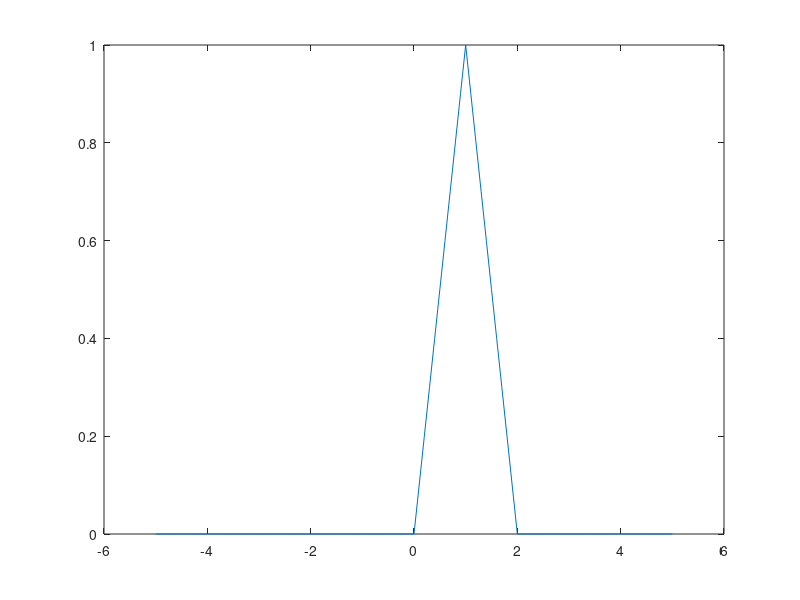

Write MATLAB code to recreate this figure. (Note: this script raises an error after producing the figure.)
%Belal Khan
%20PKB359
%GL9733

%% Q1 a)
y=randn(2,3,40,12);
x=y(:,:,1); %first page
z=y(:,:,:,1); %first chapter
whos
%% Q1 b)
y=randn(2,3,40,12);
m=y(:,:,:,1:4); %all pages chapter 1:4
n=y(:,:,1:20,5); %pages 1:20 of chapter 5
whos
%% Q1 c)
y=randn(2,3,40,12);
for a=1:10
 for b=3:5
   for c=1:2
      for d=1
      y(a,b,c,c)=exp(1);
      end
   end
 end
end
%% Q1 d)
y=randn(2,3,40,12);
for e=1:40
  for f=12
    for g=1:3
      for h=2
      try
        y(e,f,g,h) = ones(3,40);
        catch exception
        display(exception);
      end
      end
    end
  end
end
%% Q1 e)
y=randn(2,3,40,12);
for a=15
 for b=1
 for c=1:3
 for d=1:2
 try
 y(d,c,a,b) = eye(3);
 catch exception;
 display(exception);
 end
 end
 end
 end
end
%% Q2
Series=0;
for i=1:50
 y=1/(i)+1/((i+2)*(i+3));
 Series=Series+y;
end
disp(Series)
%% Q3
Hmatrix=zeros(8,8);
for i=1:8
 for j=1:8
 Hmatrix(i,j)=1/(i+j-1);
 end
end
disp(Hmatrix)
%% Q4
x1=-5:0.1:0;
y1=0*x1;
x2=0:0.1:1;
y2=x2;
x3=1:0.1:2;
y3=2-x3;
x4=2:0.1:5;
y4=0*x4;
x=[x1 x2 x3 x4];
fx=[y1 y2 y3 y4];
figure
plot(x,fx)
%% Q5
Tc = 25;
Tf = convtemp(Tc,'C','F')
%% Q6
Pc=4.46; %MPa
Vc=99; %cm^3/mol
Tc=190.6; %K
R=8.314; %J/mol*k
a=3*Pc*Vc^2;
b=Vc/3;
V=linspace(115,600,500);
T=linspace(140,250,500);
[m,n]=meshgrid(T,V);
P=R*T./(V-b)-(a./V.^2);
P=R*m./(n-b)-(a./n.^2);
surfc(m,n,P) %with this we plot 3D surface with contour
xlabel('V')
ylabel('T')
zlabel('P')
% At T=100K
P1=R*100./(V-b)-(a./V.^2);
% At T=190K
P2=R*190./(V-b)-(a./V.^2);
% At T=250K
P3=R*250./(V-b)-(a./V.^2);
% At T=400K
P4=R*400./(V-b)-(a./V.^2);
figure
plot(V,P1,V,P2,V,P3,V,P4) %plotting Isotherms
ylabel('V');
ylabel('P')